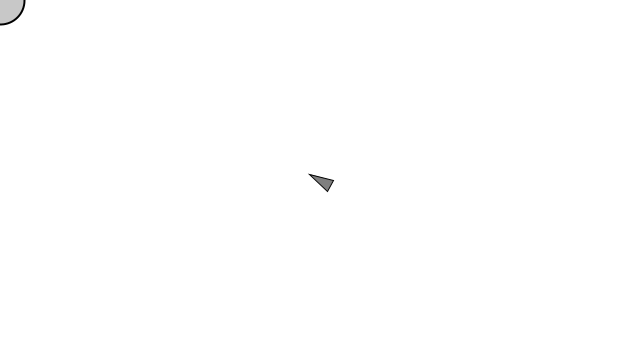
Frame 1 (no input)
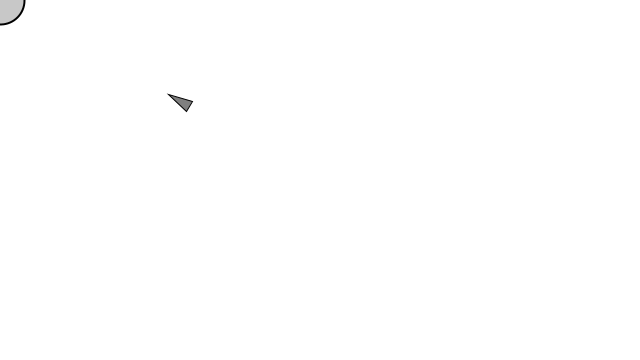
Frame 60 (the mouse pressed at the canvas centre just before this capture)
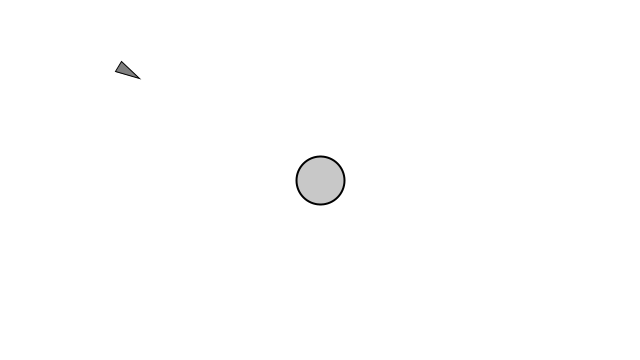
Frame 120 (the mouse held since frame 60 and released just before this capture)

The Processing sketch that drew these frames (run headless with seeded random() and noise(); from frame 60 on, the mouse is pressed at the canvas centre):

// Processing sketch: NOC_6_02_Arrive
// ── NOC_6_02_Arrive.pde
// The Nature of Code
// Daniel Shiffman
// http://natureofcode.com

// One vehicle "arrives"
// See: http://www.red3d.com/cwr/

Vehicle v;

void setup() {
  size(640, 360);
  v = new Vehicle(width/2, height/2);
}

void draw() {
  background(255);

  PVector mouse = new PVector(mouseX, mouseY);

  // Draw an ellipse at the mouse position
  fill(200);
  stroke(0);
  strokeWeight(2);
  ellipse(mouse.x, mouse.y, 48, 48);

  // Call the appropriate steering behaviors for our agents
  v.arrive(mouse);
  v.update();
  v.display();
}

// ── Vehicle.pde
// The Nature of Code
// Daniel Shiffman
// http://natureofcode.com

// The "Vehicle" class

class Vehicle {
  
  PVector position;
  PVector velocity;
  PVector acceleration;
  float r;
  float maxforce;    // Maximum steering force
  float maxspeed;    // Maximum speed

  Vehicle(float x, float y) {
    acceleration = new PVector(0,0);
    velocity = new PVector(0,0);
    position = new PVector(x,y);
    r = 6;
    maxspeed = 4;
    maxforce = 0.1;
  }

  // Method to update position
  void update() {
    // Update velocity
    velocity.add(acceleration);
    // Limit speed
    velocity.limit(maxspeed);
    position.add(velocity);
    // Reset accelerationelertion to 0 each cycle
    acceleration.mult(0);
   }

  void applyForce(PVector force) {
    // We could add mass here if we want A = F / M
    acceleration.add(force);
  }

  // A method that calculates a steering force towards a target
  // STEER = DESIRED MINUS VELOCITY
  void arrive(PVector target) {
    PVector desired = PVector.sub(target,position);  // A vector pointing from the position to the target
    float d = desired.mag();
    // Scale with arbitrary damping within 100 pixels
    if (d < 100) {
      float m = map(d,0,100,0,maxspeed);
      desired.setMag(m);
    } else {
      desired.setMag(maxspeed);
    }

    // Steering = Desired minus Velocity
    PVector steer = PVector.sub(desired,velocity);
    steer.limit(maxforce);  // Limit to maximum steering force
    applyForce(steer);
  }
  
  void display() {
    
    // Draw a triangle rotated in the direction of velocity
    float theta = velocity.heading2D() + PI/2;
    fill(127);
    stroke(0);
    strokeWeight(1);
    pushMatrix();
    translate(position.x,position.y);
    rotate(theta);
    beginShape();
    vertex(0, -r*2);
    vertex(-r, r*2);
    vertex(r, r*2);
    endShape(CLOSE);
    popMatrix();
    
    
  }
}
